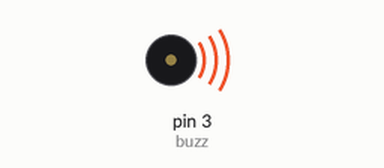
This sketch was run on a simulated Arduino Uno, built with avr-gcc and run on an emulated ATmega328P. On the bench: buzzer (waves = sounding).

Above: at 0.5 s.
Timing chart, 0 to 9.1 s (numbered marks = the images above):
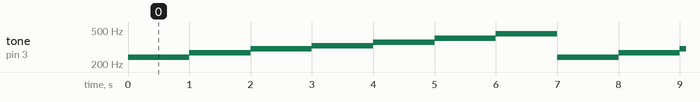

The sketch:

tones_arduino.ino
```cpp
int music[7] = {240,270,300,327.5,360,400,450};
byte const buzz=3;
void setup() {
  pinMode(buzz,1);
}

void loop() {
  for(int i=0;i<7;i++){
   tone (buzz,music[i],1000);
   delay(1000);
 noTone(buzz);
  }
}
```

Measured:
- by itself, tone on pin 3 (buzz): repeats every 7.0 s: 270 Hz 1.0 s, 300 Hz 1.0 s, 327 Hz 1.0 s, 360 Hz 1.0 s, 400 Hz 1.0 s, 450 Hz 1.0 s, 240 Hz 1.0 s
